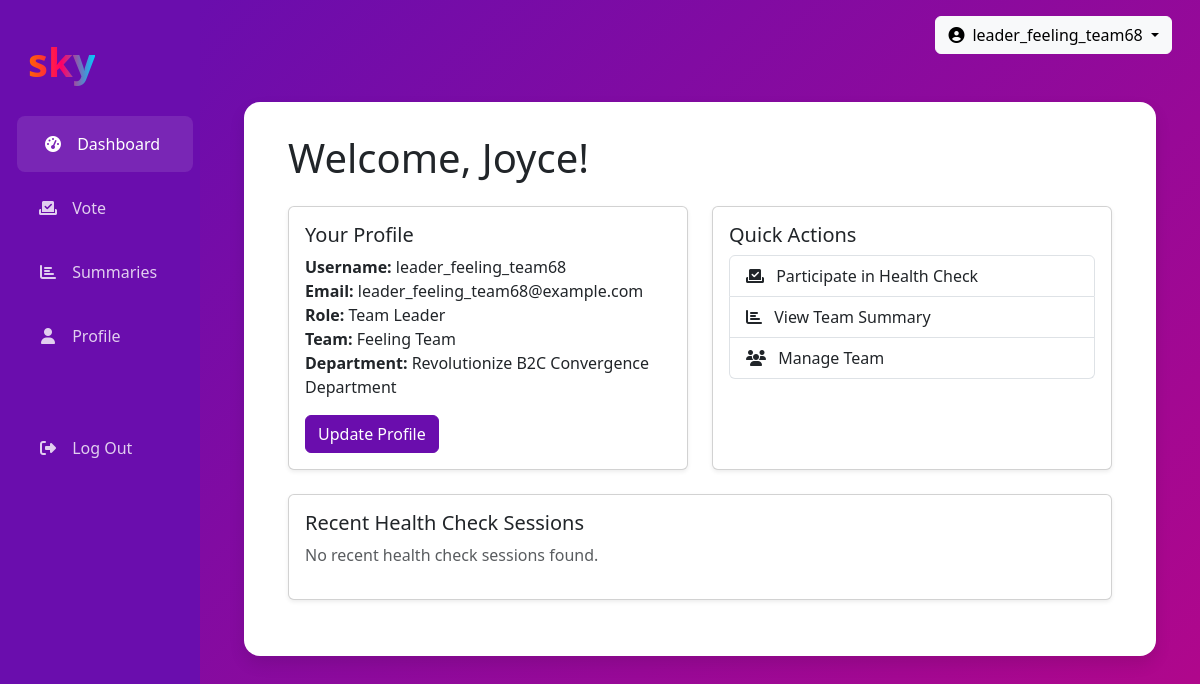
/accounts/dashboard/ (signed in), run on the app's committed database.
### accounts/models.py (models this page shows, shortened)
class User(AbstractUser):
    ROLE_CHOICES = (
        ('engineer', 'Engineer'),
        ('team_leader', 'Team Leader'),
        ('senior_manager', 'Senior Manager'),
        ('department_manager', 'Department Manager'),
        ('admin', 'Administrator'),
    )
    email = models.EmailField(_('email address'), unique=True)
    role = models.CharField(max_length=20, choices=ROLE_CHOICES, default='engineer')
    team = models.ForeignKey('teams.Team', on_delete=models.SET_NULL, null=True, blank=True, related_name='members')
    USERNAME_FIELD = 'email'
    REQUIRED_FIELDS = ['username']
    @property
    def is_team_leader(self):
        return self.role == 'team_leader'
    @property
    def is_admin(self):
        return self.role == 'admin' or self.is_superuser

### teams/models.py (models this page shows, shortened)
class Team(models.Model):
    id = models.UUIDField(primary_key=True, default=uuid.uuid4, editable=False)
    name = models.CharField(max_length=100)
    department = models.ForeignKey(Department, on_delete=models.CASCADE, related_name='teams')
    leader = models.ForeignKey('accounts.User', on_delete=models.SET_NULL,
                              null=True, blank=True, related_name='led_teams')
    created_at = models.DateTimeField(auto_now_add=True)
    class Meta:
        ordering = ['name']

class Department(models.Model):
    id = models.UUIDField(primary_key=True, default=uuid.uuid4, editable=False)
    name = models.CharField(max_length=100)
    created_at = models.DateTimeField(auto_now_add=True)
    senior_manager = models.ForeignKey('accounts.User', on_delete=models.SET_NULL,
                                      null=True, blank=True, related_name='managed_departments')

### accounts/views.py (the view)
# urls.py: path('dashboard/', views.dashboard_view, name='dashboard'),
@login_required
def dashboard_view(request):
    context = {
        'user': request.user
    }
    return render(request, 'accounts/dashboard.html', context)

### templates/accounts/dashboard.html (shortened to what this page needs)
{% extends 'base/base.html' %}
{% block content %}
<div class="container-fluid">
    <h1 class="mb-4">Welcome, {{ user.first_name }}!</h1>
    <div class="row">
        <div class="col-md-6 mb-4">
            <div class="card h-100 shadow-sm">
                <div class="card-body">
                    <h5 class="card-title">Your Profile</h5>
                    <p class="card-text">
                        <strong>Username:</strong> {{ user.username }}<br>
                        <strong>Email:</strong> {{ user.email }}<br>
                        <strong>Role:</strong> {{ user.get_role_display }}<br>
                        {% if user.team %}
                        <strong>Team:</strong> {{ user.team.name }}<br>
                        <strong>Department:</strong> {{ user.team.department.name }}
                        {% else %}
                        <strong>Team:</strong> Not assigned<br>
                        {% endif %}
                    </p>
                    <a href="{% url 'profile' %}" class="btn btn-primary">Update Profile</a>
                </div>
            </div>
        </div>
        <div class="col-md-6 mb-4">
            <div class="card h-100 shadow-sm">
                <div class="card-body">
                    <h5 class="card-title">Quick Actions</h5>
                    <div class="list-group">
                        <a href="#" class="list-group-item list-group-item-action">
                            <i class="fas fa-vote-yea me-2"></i> Participate in Health Check
                        </a>
                        <a href="#" class="list-group-item list-group-item-action">
                            <i class="fas fa-chart-bar me-2"></i> View Team Summary
                        </a>
                        {% if user.is_team_leader or user.is_senior_manager or user.is_department_manager or user.is_admin %}
                        <a href="#" class="list-group-item list-group-item-action">
                            <i class="fas fa-users me-2"></i> Manage Team
                        </a>
                        {% endif %}
                    </div>
                </div>
            </div>
        </div>
    </div>
    <div class="row">
        <div class="col-md-12 mb-4">
            <div class="card shadow-sm">
                <div class="card-body">
                    <h5 class="card-title">Recent Health Check Sessions</h5>
                    {% if recent_sessions %}
                    <div class="table-responsive">
                        <table class="table table-hover">
                            <thead>
                                <tr>
                                    <th>Team</th>
                                    <th>Quarter</th>
                                    <th>Year</th>
                                    <th>Status</th>
                                    <th>Actions</th>
                                </tr>
                            </thead>
                            <tbody>
                                {% for session in recent_sessions %}
                                <tr>
                                    <td>{{ session.team.name }}</td>
                                    <td>{{ session.quarter }}</td>
                                    <td>{{ session.year }}</td>
                                    <td>
                                        <span class="badge {% if session.status == 'open' %}bg-success{% else %}bg-secondary{% endif %}">
                                            {{ session.get_status_display }}
                                        </span>
                                    </td>
                                    <td>
                                        <a href="#" class="btn btn-sm btn-primary">View</a>
                                        {% if session.status == 'open' %}
                                        <a href="#" class="btn btn-sm btn-success">Vote</a>
                                        {% endif %}
                                    </td>
                                </tr>
                                {% endfor %}
                            </tbody>
                        </table>
                    </div>
                    {% else %}
                    <p class="text-muted">No recent health check sessions found.</p>
                    {% endif %}
                </div>
            </div>
        </div>
    </div>
</div>
{% endblock %}

### templates/base/base.html (shortened to what this page needs)
<!DOCTYPE html>
<html lang="en">
<head>
    <link href="https://cdn.jsdelivr.net/npm/bootstrap@5.3.0/dist/css/bootstrap.min.css" rel="stylesheet">
    <link rel="stylesheet" href="https://cdnjs.cloudflare.com/ajax/libs/font-awesome/6.4.0/css/all.min.css">
</head>
<body>
    {% if user.is_authenticated %}
        <div class="container-fluid">
            <div class="row">
                <div class="col-md-3 col-lg-2 sidebar">
                    <div class="d-flex align-items-center mb-4 px-3">
                        <div class="logo">sky</div>
                    </div>
                    <ul class="nav flex-column">
                        <li class="nav-item">
                            <a class="nav-link {% if request.resolver_match.url_name == 'dashboard' %}active{% endif %}" href="{% url 'dashboard' %}">
                                <i class="fas fa-tachometer-alt"></i> Dashboard
                            </a>
                        </li>
                        <li class="nav-item">
                            <a class="nav-link {% if request.resolver_match.url_name == 'vote' %}active{% endif %}" href="{% url 'vote_page' %}">
                                <i class="fas fa-vote-yea"></i> Vote
                            </a>
                        </li>
                        <li class="nav-item">
                            <a class="nav-link {% if request.resolver_match.url_name == 'summaries' %}active{% endif %}" href="{% url 'department_summary' %}">
                                <i class="fas fa-chart-bar"></i> Summaries
                            </a>
                        </li>
                        <li class="nav-item">
                            <a class="nav-link {% if request.resolver_match.url_name == 'profile' %}active{% endif %}" href="{% url 'profile' %}">
                                <i class="fas fa-user"></i> Profile
                            </a>
                        </li>
                        <li class="nav-item mt-5">
                            <a class="nav-link" href="{% url 'logout' %}">
                                <i class="fas fa-sign-out-alt"></i> Log Out
                            </a>
                        </li>
                    </ul>
                </div>
                <div class="col-md-9 col-lg-10 gradient-background">
                    <div class="d-flex justify-content-end p-3">
                        <div class="dropdown">
                            <button class="btn btn-light dropdown-toggle" type="button" id="userDropdown" data-bs-toggle="dropdown" aria-expanded="false">
                                <i class="fas fa-user-circle me-2"></i>{{ user.username }}
                            </button>
                        </div>
                    </div>
                    <div class="content-area fade-in">
                        {% block content %}{% endblock %}
                    </div>
                </div>
            </div>
        </div>
    {% endif %}
</body>
</html>

### templates/base/base.html (style rules this page uses)
:root { --sky-purple: #6a0dad; --sky-pink: #ff0066; --sky-blue: #00ccff; --sky-orange: #ff6600; }
body { font-family: 'Segoe UI', Tahoma, Geneva, Verdana, sans-serif; }
.gradient-background { background: linear-gradient(135deg, var(--sky-purple), var(--sky-pink), var(--sky-blue)); background-size: 400% 400%; animation: gradient 15s ease infinite; min-height: 100vh; }
.logo { font-size: 2.5rem; font-weight: bold; background: linear-gradient(to right, var(--sky-orange), var(--sky-pink), var(--sky-blue)); -webkit-background-clip: text; -webkit-text-fill-color: transparent; display: inline-block; }
.sidebar { background-color: var(--sky-purple); color: white; min-height: 100vh; padding-top: 2rem; }
.sidebar .nav-link { color: rgba(255, 255, 255, 0.8); padding: 1rem 1.5rem; margin-bottom: 0.5rem; border-radius: 0.5rem; transition: all 0.3s ease; }
.sidebar .nav-link:hover, .sidebar .nav-link.active { background-color: rgba(255, 255, 255, 0.1); color: white; transform: translateX(5px); }
.sidebar .nav-link i { margin-right: 0.5rem; width: 1.5rem; text-align: center; }
.content-area { background-color: white; border-radius: 1rem; box-shadow: 0 0.5rem 1rem rgba(0, 0, 0, 0.1); padding: 2rem; margin: 2rem; }
.btn-primary { background-color: var(--sky-purple); border-color: var(--sky-purple); }
.fade-in { animation: fadeIn 0.5s ease-in; }

### data on the page
User: username "leader_feeling_team68", first_name "Joyce", email "leader_feeling_team68@example.com", role "Team Leader", team.name "Feeling Team", team.department.name "Revolutionize B2C Convergence Department"
